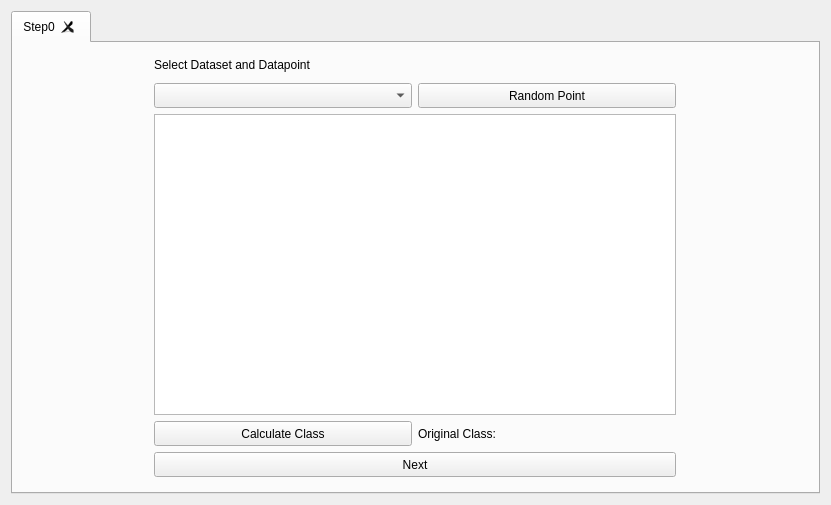
<?xml version="1.0" encoding="UTF-8"?>
<ui version="4.0">
 <class>CounterfactualInterfaceIterable</class>
 <widget class="QWidget" name="CounterfactualInterfaceIterable">
  <property name="geometry">
   <rect>
    <x>0</x>
    <y>0</y>
    <width>831</width>
    <height>505</height>
   </rect>
  </property>
  <property name="windowTitle">
   <string>Form</string>
  </property>
  <layout class="QHBoxLayout" name="horizontalLayout">
   <item>
    <widget class="QTabWidget" name="tabWidget">
     <property name="currentIndex">
      <number>0</number>
     </property>
     <property name="tabsClosable">
      <bool>true</bool>
     </property>
     <widget class="QWidget" name="tab">
      <attribute name="title">
       <string>Step0</string>
      </attribute>
      <layout class="QHBoxLayout" name="horizontalLayout_3">
       <property name="leftMargin">
        <number>0</number>
       </property>
       <property name="topMargin">
        <number>0</number>
       </property>
       <property name="rightMargin">
        <number>0</number>
       </property>
       <property name="bottomMargin">
        <number>0</number>
       </property>
       <item>
        <widget class="QWidget" name="widgetContainerDataset" native="true">
         <property name="sizePolicy">
          <sizepolicy hsizetype="Preferred" vsizetype="Preferred">
           <horstretch>0</horstretch>
           <verstretch>0</verstretch>
          </sizepolicy>
         </property>
         <property name="minimumSize">
          <size>
           <width>540</width>
           <height>0</height>
          </size>
         </property>
         <property name="maximumSize">
          <size>
           <width>540</width>
           <height>16777215</height>
          </size>
         </property>
         <property name="styleSheet">
          <string notr="true">QWidget [objectName*=&quot;widgetContainerDataset&quot;]{
	background-color: rgb(255, 255, 255);

}</string>
         </property>
         <layout class="QVBoxLayout" name="verticalLayout_2">
          <property name="leftMargin">
           <number>9</number>
          </property>
          <item>
           <widget class="QLabel" name="labelSelectDatasetAndDatapoint">
            <property name="minimumSize">
             <size>
              <width>0</width>
              <height>25</height>
             </size>
            </property>
            <property name="maximumSize">
             <size>
              <width>16777215</width>
              <height>25</height>
             </size>
            </property>
            <property name="text">
             <string>Select Dataset and Datapoint</string>
            </property>
           </widget>
          </item>
          <item>
           <widget class="QWidget" name="widgetContainerSelectData" native="true">
            <layout class="QHBoxLayout" name="horizontalLayout_2">
             <property name="leftMargin">
              <number>0</number>
             </property>
             <property name="topMargin">
              <number>0</number>
             </property>
             <property name="rightMargin">
              <number>0</number>
             </property>
             <property name="bottomMargin">
              <number>0</number>
             </property>
             <item>
              <widget class="QComboBox" name="comboBoxSelectDataset">
               <property name="minimumSize">
                <size>
                 <width>0</width>
                 <height>25</height>
                </size>
               </property>
              </widget>
             </item>
             <item>
              <widget class="QPushButton" name="pushButtonRandomPoint">
               <property name="minimumSize">
                <size>
                 <width>0</width>
                 <height>25</height>
                </size>
               </property>
               <property name="text">
                <string>Random Point</string>
               </property>
              </widget>
             </item>
            </layout>
           </widget>
          </item>
          <item>
           <widget class="QListWidget" name="listWidgetSelectedPoint"/>
          </item>
          <item>
           <widget class="QWidget" name="widget" native="true">
            <layout class="QHBoxLayout" name="horizontalLayout_9">
             <property name="leftMargin">
              <number>0</number>
             </property>
             <property name="topMargin">
              <number>0</number>
             </property>
             <property name="rightMargin">
              <number>0</number>
             </property>
             <property name="bottomMargin">
              <number>0</number>
             </property>
             <item>
              <widget class="QPushButton" name="pushButtonCalculateClass">
               <property name="minimumSize">
                <size>
                 <width>0</width>
                 <height>25</height>
                </size>
               </property>
               <property name="text">
                <string>Calculate Class</string>
               </property>
              </widget>
             </item>
             <item>
              <widget class="QLabel" name="labelOriginalClass">
               <property name="minimumSize">
                <size>
                 <width>0</width>
                 <height>25</height>
                </size>
               </property>
               <property name="maximumSize">
                <size>
                 <width>16777215</width>
                 <height>25</height>
                </size>
               </property>
               <property name="text">
                <string>Original Class:</string>
               </property>
              </widget>
             </item>
            </layout>
           </widget>
          </item>
          <item>
           <widget class="QPushButton" name="pushButtonNext">
            <property name="minimumSize">
             <size>
              <width>0</width>
              <height>25</height>
             </size>
            </property>
            <property name="text">
             <string>Next</string>
            </property>
           </widget>
          </item>
          <item>
           <widget class="QWidget" name="widgetContainerClass" native="true">
            <layout class="QHBoxLayout" name="horizontalLayout_4">
             <property name="leftMargin">
              <number>0</number>
             </property>
             <property name="topMargin">
              <number>0</number>
             </property>
             <property name="rightMargin">
              <number>0</number>
             </property>
             <property name="bottomMargin">
              <number>0</number>
             </property>
            </layout>
           </widget>
          </item>
         </layout>
        </widget>
       </item>
      </layout>
     </widget>
    </widget>
   </item>
  </layout>
 </widget>
 <resources/>
 <connections/>
</ui>
